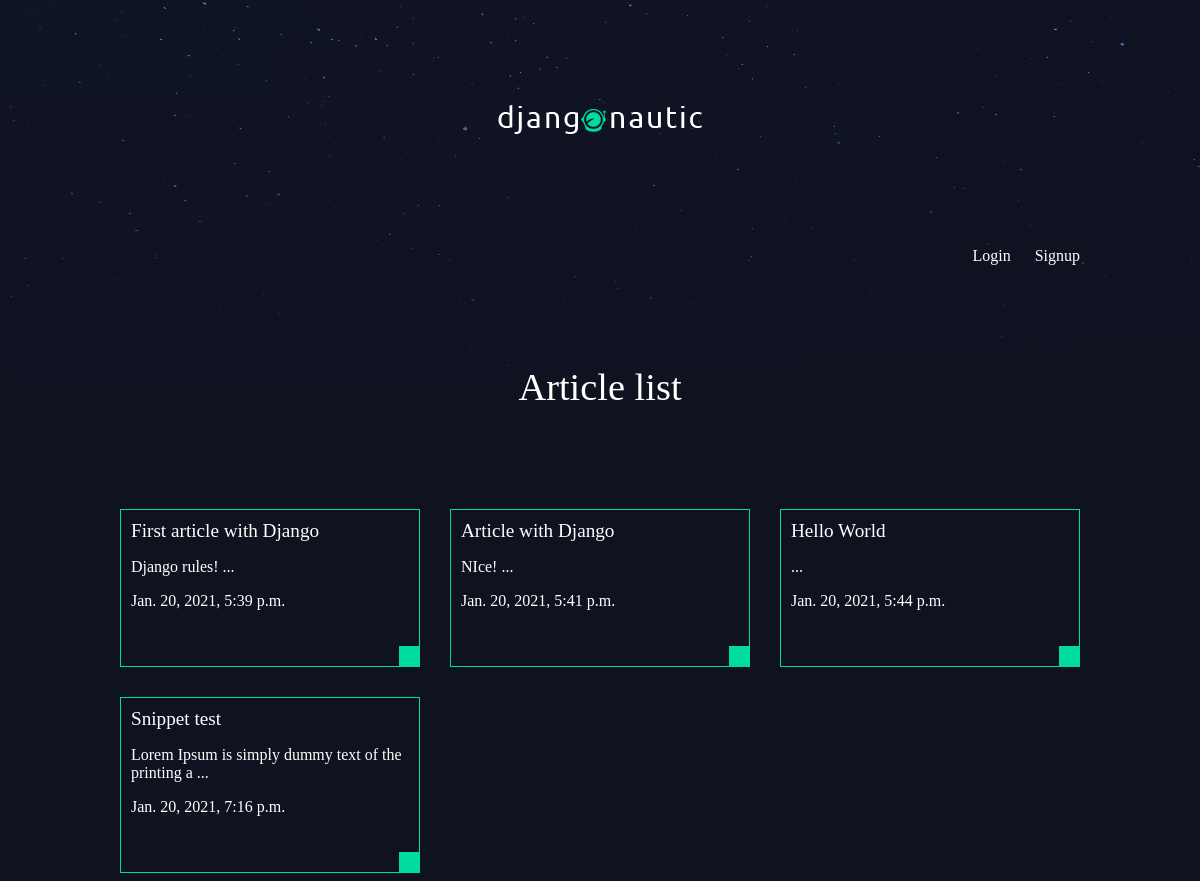
The app's page /articles/, older data.
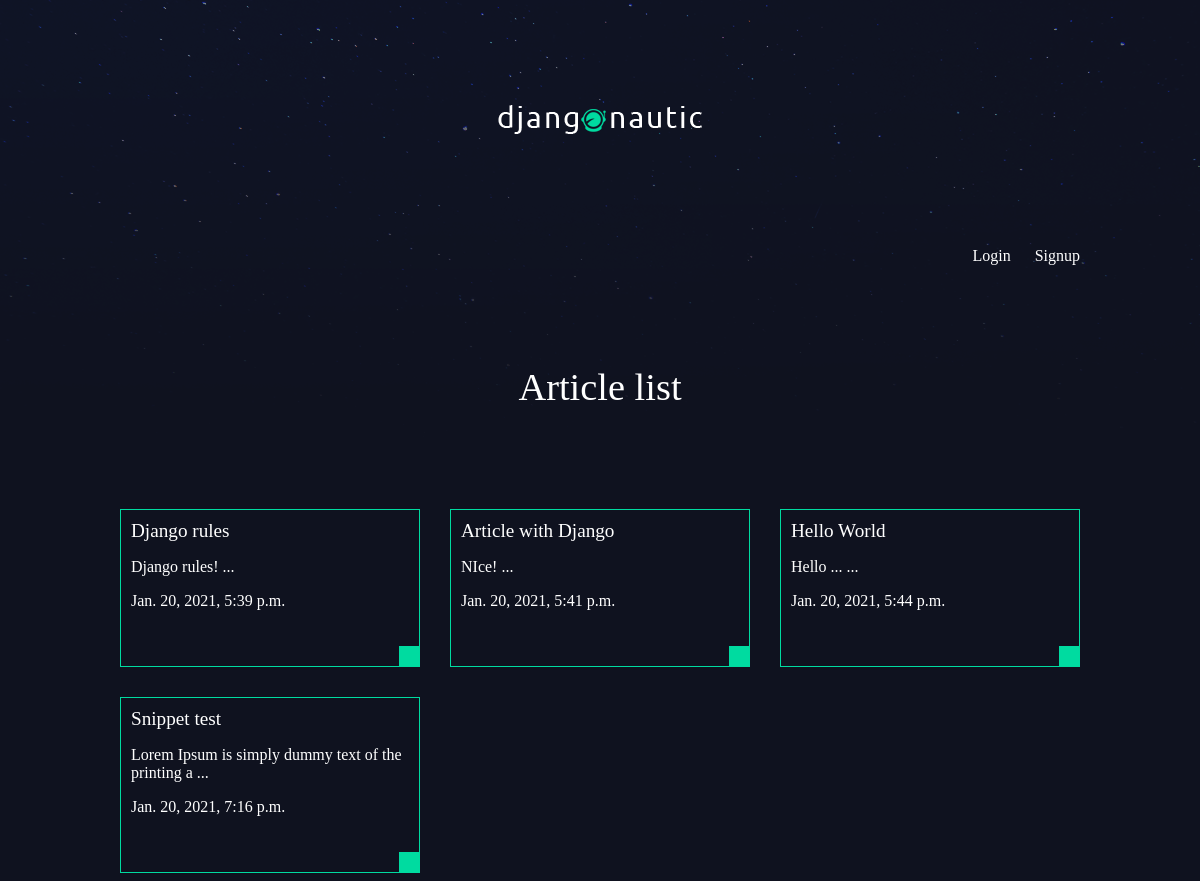
The same page, newer data.
### articles/models.py (models this page shows, shortened)
class Article(models.Model):
    title = models.CharField(max_length=100)
    slug = models.SlugField()
    body = models.TextField()
    date = models.DateTimeField(auto_now_add = True)
    thumb = models.ImageField(default='default.png',blank=True)
    author = models.ForeignKey(User,on_delete=models.CASCADE, default=None)
    def snippet(self):
        return self.body[:50] + ' ...'

### articles/views.py (the view)
def article_list(request):
    articles = Article.objects.all().order_by('date')
    return render(request,'articles/article_list.html', {'articles':articles})

### articles/templates/articles/article_list.html
{% extends 'base_layout.html' %}
{% block content %}
    <h1>Article list</h1>
    <div class="articles">
        {% for article in articles %}
        <div class="article">
            <h2>
                <a href="{% url 'articles:detail' slug=article.slug %}"> {{ article.title }}</a>
            </h2>
            <p>{{ article.snippet }}</p>
            <p>{{ article.date }}</p>
            <p class="author">{{ article.author.username }}</p>
            </div>
        {% endfor %}
</div>
{% endblock %}

### templates/base_layout.html (shortened to what this page needs)
<!DOCTYPE html>
<html lang="en">
<head>
    {% load static %}
    <link rel="stylesheet" href="{% static 'styles.css' %}">
</head>
<body>
  <div class="wrapper">
    <h1><a href="{% url 'home' %}"><img src="{% static 'logo.png' %}" alt="djangonautic" /></a></h1>
    <nav>
      <ul>
        {% if user.is_authenticated %}
        <li>
          <form class="logout-link" action="{% url 'accounts:logout' %}" method="post">
            {% csrf_token %}
            <button type="submit">Logout</button>
          </form>
        </li>
        <li>
          <a class="highlight" href="{% url 'articles:create' %}">New article</a>
        </li>
        {% else %}
        <li>
          <a href="{% url 'accounts:login' %}">Login</a>
        </li>
        <li>
          <a href="{% url 'accounts:signup' %}">Signup</a>
        </li>
        {% endif %}
      </ul>
    </nav>
    {% block content %}
    {% endblock %}
  </div>
</body>
</html>

### assets/styles.css (style rules this page uses)
body { background-color: #0f121f; background-image: url(/static/stars.png); background-repeat: no-repeat; color: #fff; }
body * { font-family: Ubuntu; }
h1, h2, h3, h4, h5 { font-weight: normal; margin: 0; }
a, a:hover, a:visited { color: #fff; text-decoration: none; }
.wrapper { max-width: 960px; margin: 0 auto; }
div.wrapper > h1 { text-align: center; margin: 100px auto; font-size: 2.4em }
nav { justify-self: end; }
nav li { display: inline-block; list-style-type: none; margin-left: 20px; }
.articles { display: grid; grid-template-columns: 1fr 1fr 1fr; grid-gap: 30px; }
.article { padding: 10px; border: 1px solid #00dba0; position: relative; padding-bottom: 40px; }
.article h2 { font-size: 1.2em; }
.article .author { padding: 10px; background: #00dba0; position: absolute; right: 0; bottom: 0; margin: 0; color: #0f121f; }

Row changes from the older to the newer data that the page shows:
changed Article "Django rules! ...": title "First article with Django" → "Django rules"
changed Article "Hello World": snippet "..." → "Hello ... ..."
